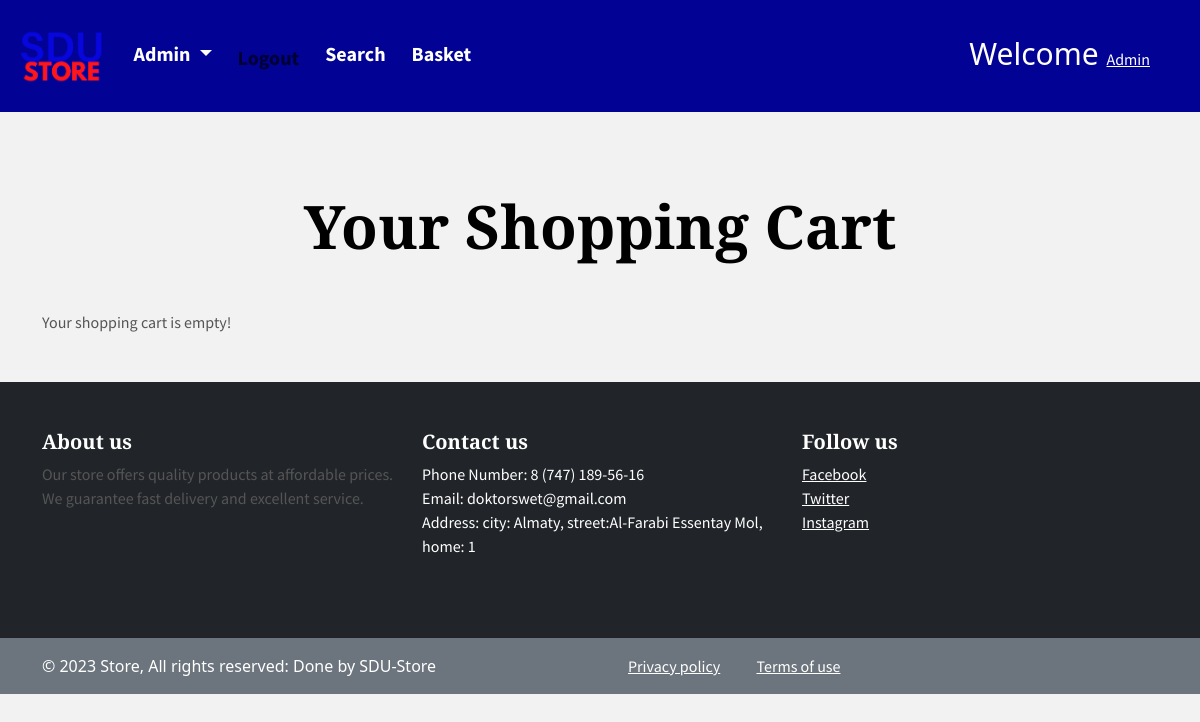
/basket/ (signed in), run on an earlier commit of the app's database.
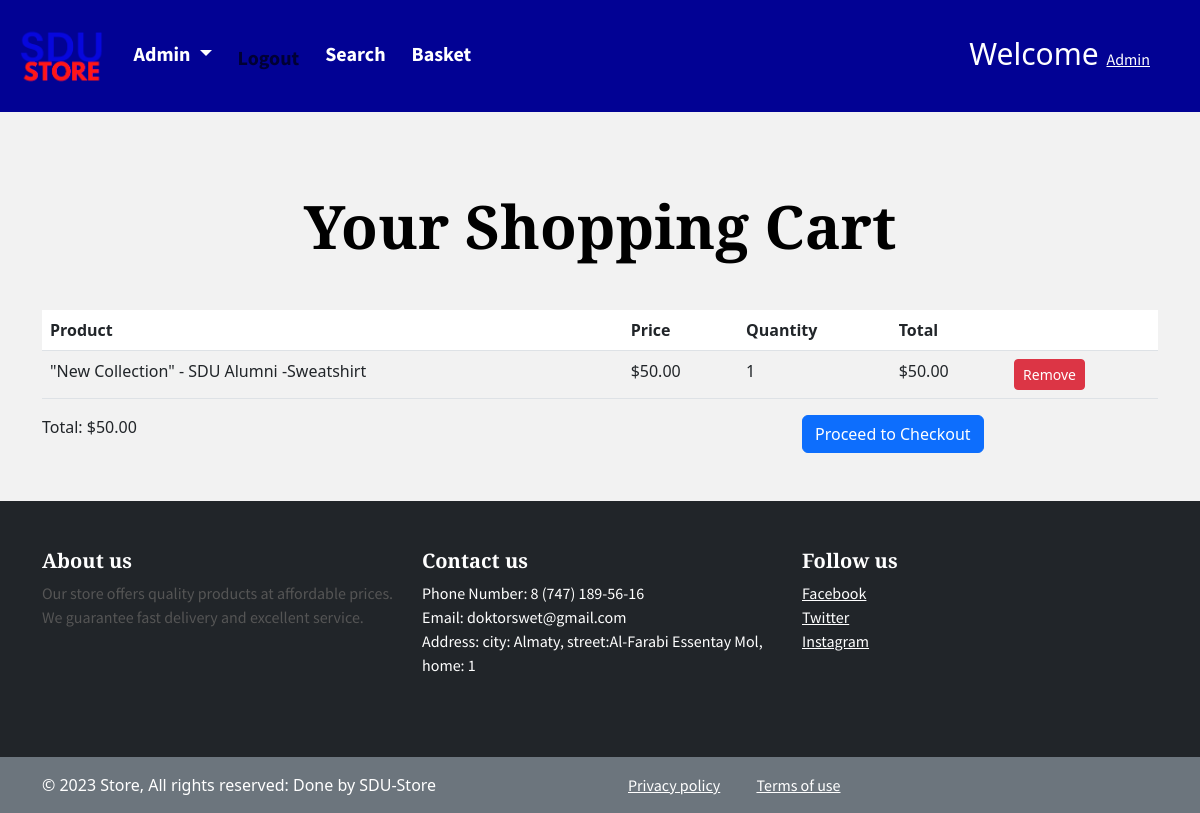
And on a later commit of the database.
### reviews/models.py (models this page shows, shortened)
class CartItem(models.Model):
    user = models.ForeignKey(User, on_delete=models.CASCADE)
    product = models.ForeignKey(Product, on_delete=models.CASCADE)
    quantity = models.IntegerField(default=1)
    total_price = models.DecimalField(max_digits=10, decimal_places=2, default=0)

class Product(models.Model):
    STATUS_CHOICES = (
        ('draft', 'Draft'),
        ('published', 'Published'),
    )
    product_name = models.CharField(max_length=255)
    description = models.TextField()
    price = models.DecimalField(max_digits=10, decimal_places=2)
    category = models.ForeignKey(Category, on_delete=models.CASCADE)
    brand = models.ForeignKey(Brand, on_delete=models.CASCADE)
    color = models.CharField(max_length=255)
    size = models.CharField(max_length=255)
    weight = models.CharField(max_length=255)
    material = models.CharField(max_length=255)
    rating = models.DecimalField(max_digits=2, decimal_places=1)
    status = models.CharField(max_length=10, choices=STATUS_CHOICES, default='draft')
    created_at = models.DateTimeField(auto_now_add=True)
    updated_at = models.DateTimeField(auto_now=True)

### reviews/views.py (the view)
# urls.py: path('basket/', reviews.views.basket, name='basket'),
@login_required
def basket(request):
    cart = Cart.objects.filter(user=request.user).first()
    cart_items = CartItem.objects.filter(user=request.user)
    cart_total = sum(item.product.price * item.quantity for item in cart_items)
    context = {
        'cart_items': cart_items,
        'cart_total': cart_total,
    }
    return render(request, 'basket.html', context=context)

### templates/basket.html (shortened to what this page needs)
{% extends 'base.html' %}
{% block content %}
    <div class="container my-5">
        <h1 class="text-center mb-5">Your Shopping Cart</h1>
        {% if cart_items %}
            <div class="table-responsive">
                <table class="table table-striped table-hover">
                    <thead class="thead-dark">
                    <tr>
                        <th scope="col">Product</th>
                        <th scope="col">Price</th>
                        <th scope="col">Quantity</th>
                        <th scope="col">Total</th>
                        <th scope="col"></th>
                    </tr>
                    </thead>
                    <tbody>
                    {% for item in cart_items %}
                        <tr>
                            <td>{{ item.product.product_name }}</td>
                            <td>${{ item.product.price }}</td>
                            <td>{{ item.quantity }}</td>
                            <td>${{ item.total_price }}</td>
                            <td>
                                <a href="{% url 'remove_from_cart' item.product.id %}" class="btn btn-danger btn-sm">Remove</a>
                            </td>
                        </tr>
                    {% endfor %}
                    </tbody>
                </table>
            </div>
            <div class="row justify-content-between">
                <div class="col-md-4 font-weight-bold">
                    Total: ${{ cart_total }}
                </div>
                <div class="col-md-4">
                    <a href="{% url 'checkout' %}" class="btn btn-primary btn-block">Proceed to Checkout</a>
                </div>
            </div>
        {% else %}
            <p>Your shopping cart is empty!</p>
        {% endif %}
    </div>
{% endblock %}

What changed in the data, as far as the page shows it:
added CartItem: product.product_name "\"New Collection\" - SDU Alumni -Sweatshirt", product.price "50.00", quantity "1", total_price "50.00"
Also different on the page:
{{ cart_total }}: (not shown) → "50.00"
text no longer shown: "Your shopping cart is empty!"
text now shown: "Product Price Quantity Total Total: $ Proceed to Checkout"
